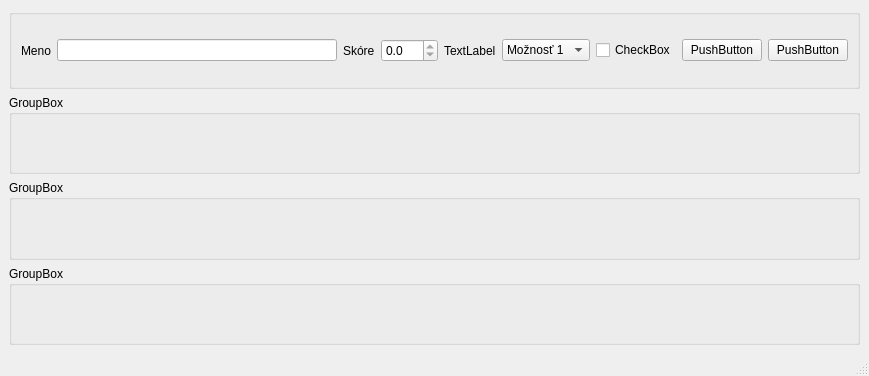
<?xml version="1.0" encoding="UTF-8"?>
<ui version="4.0">
 <class>MyFirstQtApp</class>
 <widget class="QMainWindow" name="MyFirstQtApp">
  <property name="geometry">
   <rect>
    <x>0</x>
    <y>0</y>
    <width>869</width>
    <height>376</height>
   </rect>
  </property>
  <property name="windowTitle">
   <string>MyFirstQtApp</string>
  </property>
  <widget class="QWidget" name="centralwidget">
   <layout class="QVBoxLayout" name="verticalLayout">
    <item>
     <widget class="QGroupBox" name="groupBox">
      <property name="title">
       <string/>
      </property>
      <layout class="QHBoxLayout" name="horizontalLayout">
       <item>
        <widget class="QLabel" name="label">
         <property name="text">
          <string>Meno</string>
         </property>
        </widget>
       </item>
       <item>
        <widget class="QLineEdit" name="lineEdit">
         <property name="sizePolicy">
          <sizepolicy hsizetype="Expanding" vsizetype="Fixed">
           <horstretch>0</horstretch>
           <verstretch>0</verstretch>
          </sizepolicy>
         </property>
        </widget>
       </item>
       <item>
        <widget class="QLabel" name="label_2">
         <property name="text">
          <string>Skóre</string>
         </property>
        </widget>
       </item>
       <item>
        <widget class="QDoubleSpinBox" name="doubleSpinBox">
         <property name="readOnly">
          <bool>true</bool>
         </property>
         <property name="decimals">
          <number>1</number>
         </property>
        </widget>
       </item>
       <item>
        <widget class="QLabel" name="label_3">
         <property name="text">
          <string>TextLabel</string>
         </property>
        </widget>
       </item>
       <item>
        <widget class="QComboBox" name="comboBox">
         <item>
          <property name="text">
           <string>Možnosť 1</string>
          </property>
         </item>
         <item>
          <property name="text">
           <string>Možnosť 2</string>
          </property>
         </item>
        </widget>
       </item>
       <item>
        <widget class="QCheckBox" name="checkBox">
         <property name="text">
          <string>CheckBox</string>
         </property>
        </widget>
       </item>
       <item>
        <widget class="QPushButton" name="pushButton">
         <property name="text">
          <string>PushButton</string>
         </property>
        </widget>
       </item>
       <item>
        <widget class="QPushButton" name="pushButton_2">
         <property name="text">
          <string>PushButton</string>
         </property>
        </widget>
       </item>
      </layout>
     </widget>
    </item>
    <item>
     <widget class="QGroupBox" name="groupBox_2">
      <property name="title">
       <string>GroupBox</string>
      </property>
     </widget>
    </item>
    <item>
     <widget class="QGroupBox" name="groupBox_3">
      <property name="title">
       <string>GroupBox</string>
      </property>
     </widget>
    </item>
    <item>
     <widget class="QGroupBox" name="groupBox_4">
      <property name="title">
       <string>GroupBox</string>
      </property>
     </widget>
    </item>
   </layout>
  </widget>
  <widget class="QMenuBar" name="menubar">
   <property name="geometry">
    <rect>
     <x>0</x>
     <y>0</y>
     <width>869</width>
     <height>22</height>
    </rect>
   </property>
  </widget>
  <widget class="QStatusBar" name="statusbar"/>
 </widget>
 <resources/>
 <connections/>
</ui>
